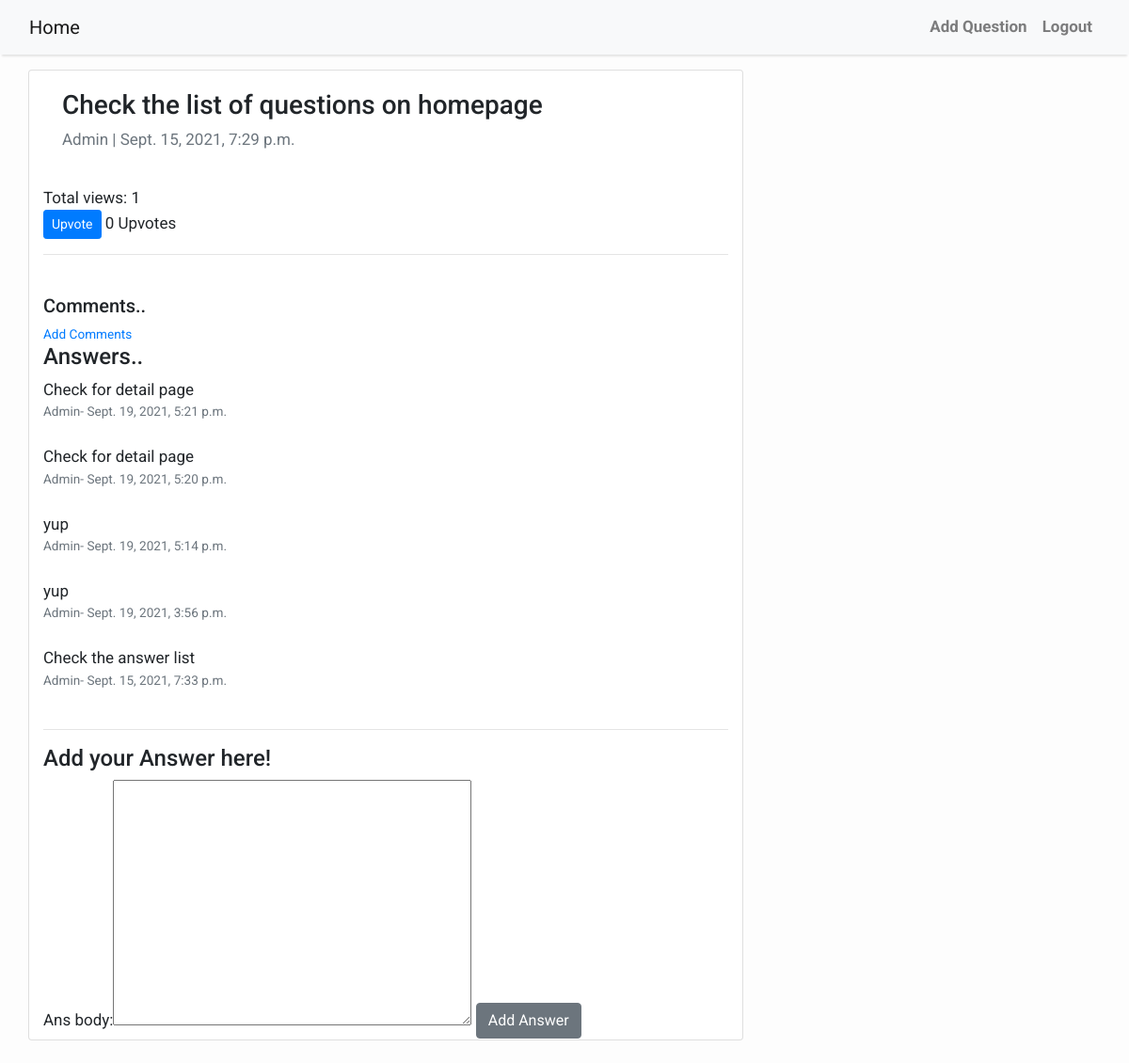
The page /1 (signed in) on the database as committed earlier.
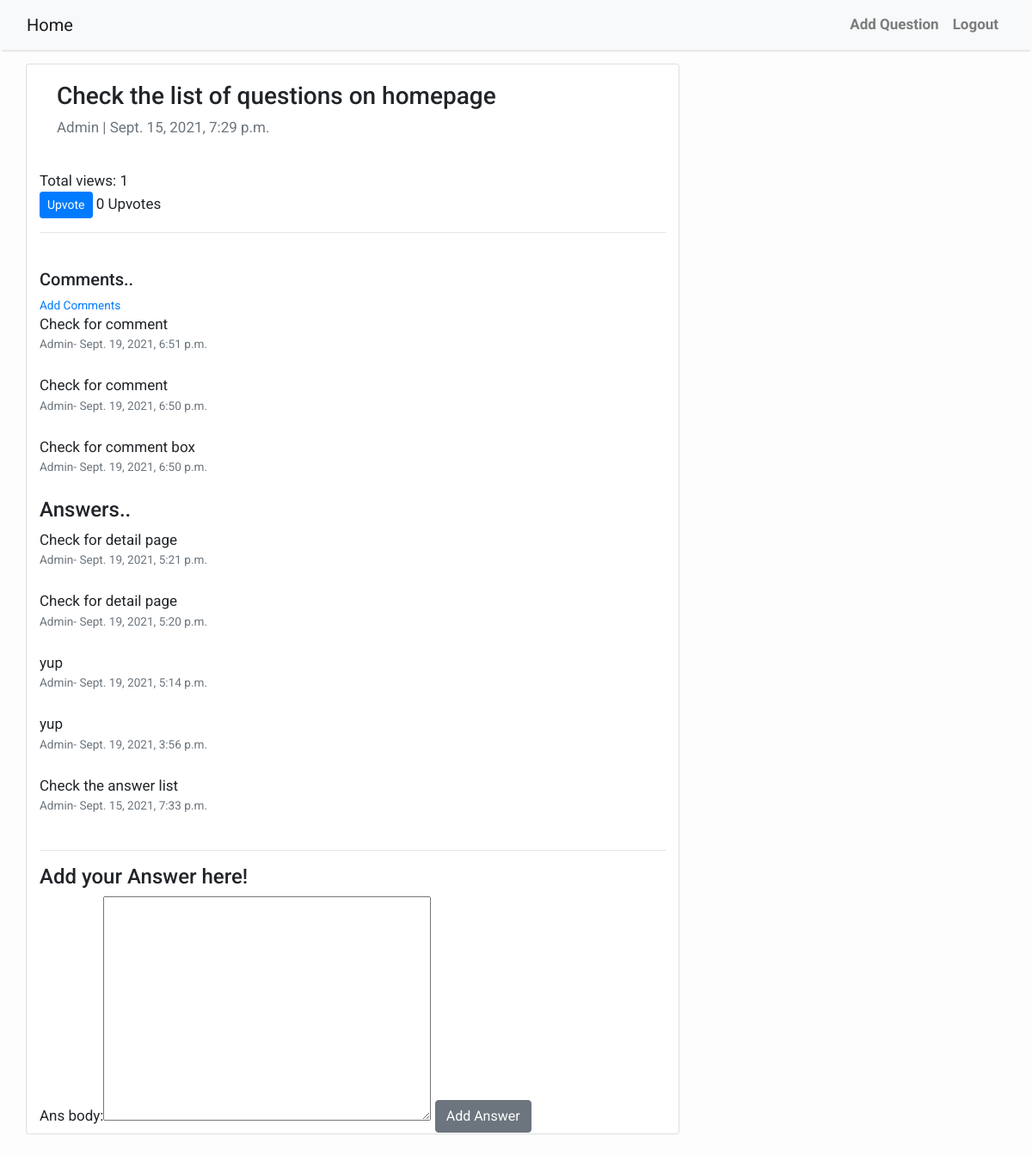
The same page on the database as committed later.
### Post/models.py (models this page shows, shortened)
class answer(models.Model):
    question = models.ForeignKey(question, related_name= 'answers', on_delete= models.CASCADE)
    Ans_body = models.TextField()
    Ans_author = models.ForeignKey(User, on_delete= models.CASCADE)
    Ans_created_on = models.DateTimeField(auto_now_add=True)
    class Meta:
        ordering = ['-Ans_created_on']

class comment(models.Model):
    question = models.ForeignKey(question, related_name= 'comments',on_delete= models.CASCADE, null=True)
    answer = models.ForeignKey(answer,  related_name= 'comments_ans',on_delete= models.CASCADE, null=True)
    comment_text = models.TextField()
    comment_author = models.ForeignKey(User, on_delete= models.CASCADE)
    comment_created_on = models.DateTimeField(auto_now_add=True)
    class Meta:
        ordering = ['-comment_created_on']

### Post/views.py (the view)
# urls.py: path('<int:question_id>', views.Q_detail, name="detail"),
def Q_detail(request, question_id):
    obj = get_object_or_404(question, pk=question_id)
    obj.Views.add(request.user)
    is_up = False
    if obj.Upvotes_Que.filter(id=request.user.id).exists():
        is_up = True
    if request.method=='POST':
        form= forms.AddAnswer(request.POST, request.FILES)
        if form.is_valid():
            instance= form.save(commit=False)
            instance.Ans_author = request.user
            instance.question = question.objects.get(pk=question_id)
            instance.save()
            return HttpResponseRedirect(reverse('detail',args=[str(question_id)]))
    else:
        form= forms.AddAnswer()
    context={
        'obj':obj,
        'form': form,
        'is_up': is_up,
        'total_upvotes':obj.total_upvotes(),
        'total_views':obj.total_views(),
    }
    return render(request, 'detail.html',context)

### Post/forms.py
class AddAnswer(forms.ModelForm):
    class Meta:
        model = models.answer
        fields = ['Ans_body']

### Post/models.py (called while the page is built)
    def total_upvotes(self):
        return self.Upvotes_Que.count()

    def total_views(self):
        return self.Views.count()

### Post/templates/detail.html (shortened to what this page needs)
{% extends 'base.html' %}
{% block content %}
<div class="container">
  <div class="row">
    <div class="col-md-8 card mb-4  mt-3 left  top">
      <div class="card-body">
        <h3>{% block title %} {{ obj.Que_text }} {% endblock title %}</h3>
        <p class=" text-muted">{{ obj.Que_author }} | {{ obj.Que_created_on }}</p>
      </div>
      Total views: {{ total_views }}
      {% if user.is_authenticated %}
      <form action="{% url 'upvote' obj.pk %}" method="POST">
        {% if is_up %}
          <button type="submit", name="question_id", value="{{ question_id }}", class="btn btn-primary btn-sm">Devote</button>
        {% else %}
          <button type="submit", name="question_id", value="{{ question_id }}", class="btn btn-primary btn-sm">Upvote</button>
        {% endif %}
        {{ total_upvotes }} Upvotes
      </form>
      {% endif %}
      <hr>
      <br>
      <h5>Comments..</h5>
      {% if user.is_authenticated %}
        <small><a href="{% url 'add_comment_Q' obj.pk  %}">Add Comments</a></small>
      {% else %}
      <small>Login to add comments</small><br>
      {% endif %}
          {% for j in obj.comments.all %}
            {{ j.comment_text }} <br>
            <small class=" text-muted">{{ j.comment_author}}- {{ j.comment_created_on }}</small> <br>
          {% endfor %}
      <h4>Answers..</h4>
      {% if not obj.answers.all %}
          No answers yet..
      {% else %}
          {% for ans in obj.answers.all %}
            {{ ans.Ans_body }} <br>
            <small class=" text-muted">{{ ans.Ans_author}}- {{ ans.Ans_created_on }}</small> <br>
          {% endfor %}
      {% endif %}
      <hr>
      <h4>Add your Answer here!</h4>
        <form method="POST" enctype="multipart/form-data">
            <label for="id_Ans_body">Ans body:</label></th><td><textarea name="Ans_body" cols="40" rows="10" required id="id_Ans_body"></textarea>
            <button class="btn btn-secondary">Add Answer</button>
        </form>
    </div>
  </div>
</div>
{% endblock content %}

Rows that differ between the two databases and show on the page:
added comment: comment_text "Check for comment", comment_author "Admin", comment_created_on "Sept. 19, 2021, 6:51 p.m."
added comment: comment_text "Check for comment", comment_author "Admin", comment_created_on "Sept. 19, 2021, 6:50 p.m."
added comment: comment_text "Check for comment box", comment_author "Admin", comment_created_on "Sept. 19, 2021, 6:50 p.m."
